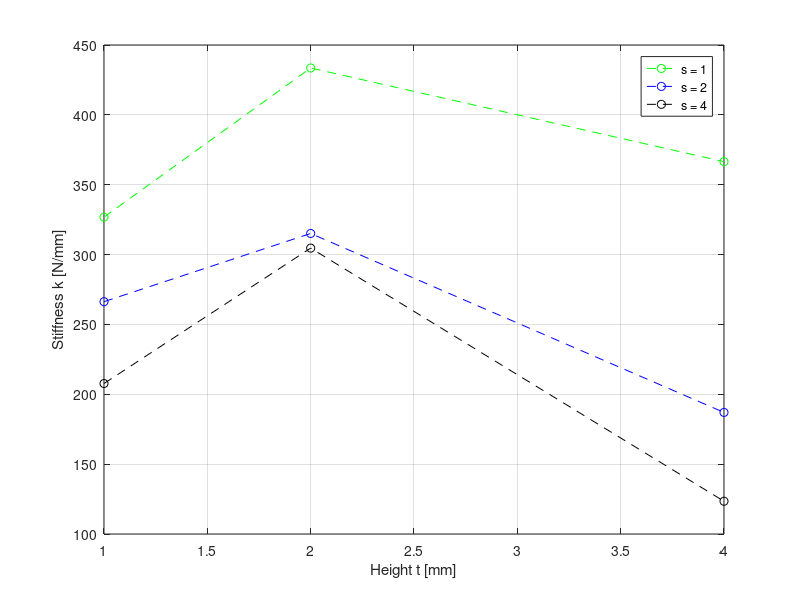

Source code (MATLAB):
clc; clear variables; close all

mean_linereg1a_s1 = 326.8;
mean_linereg2a_s1 = 433.55;
mean_linereg3a_s1 = 366.505;

mean_linereg1a_s2 = 266.29;
mean_linereg2a_s2 = 315.11;
mean_linereg3a_s2 = 187.0151;

mean_linereg1a_s4 = 207.7;
mean_linereg2a_s4 = 304.63;
mean_linereg3a_s4 = 123.44;


t = [1 2 4];

plot(t,[mean_linereg1a_s1 mean_linereg2a_s1 mean_linereg3a_s1],'go--')
hold on 
plot(t,[mean_linereg1a_s2 mean_linereg2a_s2 mean_linereg3a_s2],'bo--')
plot(t,[mean_linereg1a_s4 mean_linereg2a_s4 mean_linereg3a_s4],'ko--')
grid on
xlabel('Height t [mm]')
ylabel('Stiffness k [N/mm]')
legend('s = 1','s = 2','s = 4','Location','best')
hold off
